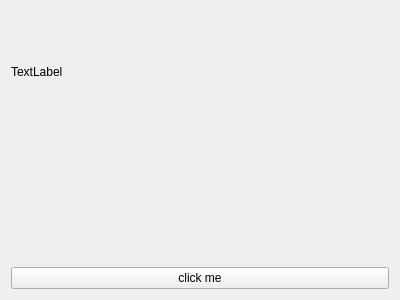
<?xml version="1.0" encoding="UTF-8"?>
<ui version="4.0">
 <class>MainWindow</class>
 <widget class="QWidget" name="MainWindow">
  <property name="geometry">
   <rect>
    <x>0</x>
    <y>0</y>
    <width>400</width>
    <height>300</height>
   </rect>
  </property>
  <property name="windowTitle">
   <string>MainWindow</string>
  </property>
  <layout class="QVBoxLayout" name="verticalLayout">
   <item>
    <widget class="QLabel" name="label">
     <property name="text">
      <string>TextLabel</string>
     </property>
    </widget>
   </item>
   <item>
    <widget class="QLabel" name="label_2">
     <property name="text">
      <string>&lt;html&gt;&lt;head/&gt;&lt;body&gt;&lt;p&gt;&lt;img src=&quot;:/image/image/11.png&quot;/&gt;&lt;/p&gt;&lt;/body&gt;&lt;/html&gt;</string>
     </property>
    </widget>
   </item>
   <item>
    <widget class="QPushButton" name="pushButton">
     <property name="text">
      <string>click me</string>
     </property>
    </widget>
   </item>
  </layout>
 </widget>
 <resources>
  <include location="../Resources/resources.qrc"/>
 </resources>
 <connections/>
</ui>
